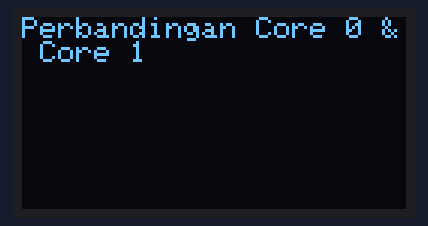
Recording of a sketch running on a simulated ESP32. Parts: 128×64 one-colour display. What the sketch prints to the serial monitor is not drawn.

Above: at 1.1 s.

The sketch:

Oled.ino
```cpp
#include <Wire.h>
#include <Adafruit_GFX.h>
#include <Adafruit_SSD1306.h>

#define SCREEN_WIDTH 128
#define SCREEN_HEIGHT 64
#define OLED_ADDR 0x3C
#define SDA_PIN 5
#define SCL_PIN 4

Adafruit_SSD1306 display(SCREEN_WIDTH, SCREEN_HEIGHT, &Wire, -1);

TaskHandle_t TaskCore0;
TaskHandle_t TaskCore1;

volatile bool giliranCore0 = true;

void setup() {
  Serial.begin(115200);
  delay(1000);

  Wire.begin(SDA_PIN, SCL_PIN);

  if (!display.begin(SSD1306_SWITCHCAPVCC, OLED_ADDR)) {
    Serial.println("Gagal mendeteksi OLED!");
    while (true);
  }

  display.clearDisplay();
  display.setTextSize(1);
  display.setTextColor(SSD1306_WHITE);
  display.setCursor(0, 0);
  display.println("Perbandingan Core 0 & Core 1");
  display.display();
  delay(1500);

  xTaskCreatePinnedToCore(taskCore0, "TaskCore0", 4096, NULL, 1, &TaskCore0, 0);
  xTaskCreatePinnedToCore(taskCore1, "TaskCore1", 4096, NULL, 1, &TaskCore1, 1);
}

void loop() {
  vTaskDelay(pdMS_TO_TICKS(1000));
}

void taskCore0(void *pvParameters) {
  for (;;) {
    if (giliranCore0) {
      display.clearDisplay();
      display.setCursor(0, 25);
      display.setTextSize(1);
      display.println("Halo dari CORE 0");
      display.display();
      Serial.printf("CORE %d menampilkan pesan\n", xPortGetCoreID());
      giliranCore0 = false;
    }
    vTaskDelay(pdMS_TO_TICKS(2000));
  }
}

void taskCore1(void *pvParameters) {
  for (;;) {
    if (!giliranCore0) {
      display.clearDisplay();
      display.setCursor(0, 25);
      display.setTextSize(1);
      display.println("Halo dari CORE 1");
      display.display();
      Serial.printf("CORE %d menampilkan pesan\n", xPortGetCoreID());
      giliranCore0 = true;
    }
    vTaskDelay(pdMS_TO_TICKS(2000));
  }
}
```

Measured:
- what the display in image 0 shows lasts 1.5 s, from 1.1 s to 2.6 s
